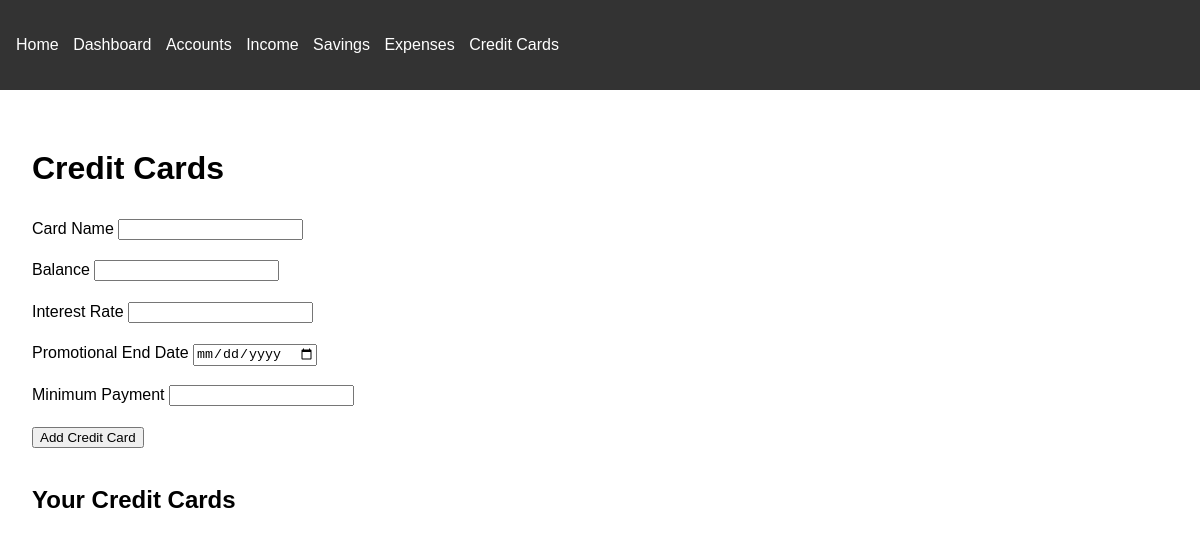
/credit_cards, run on an earlier commit of the app's database.
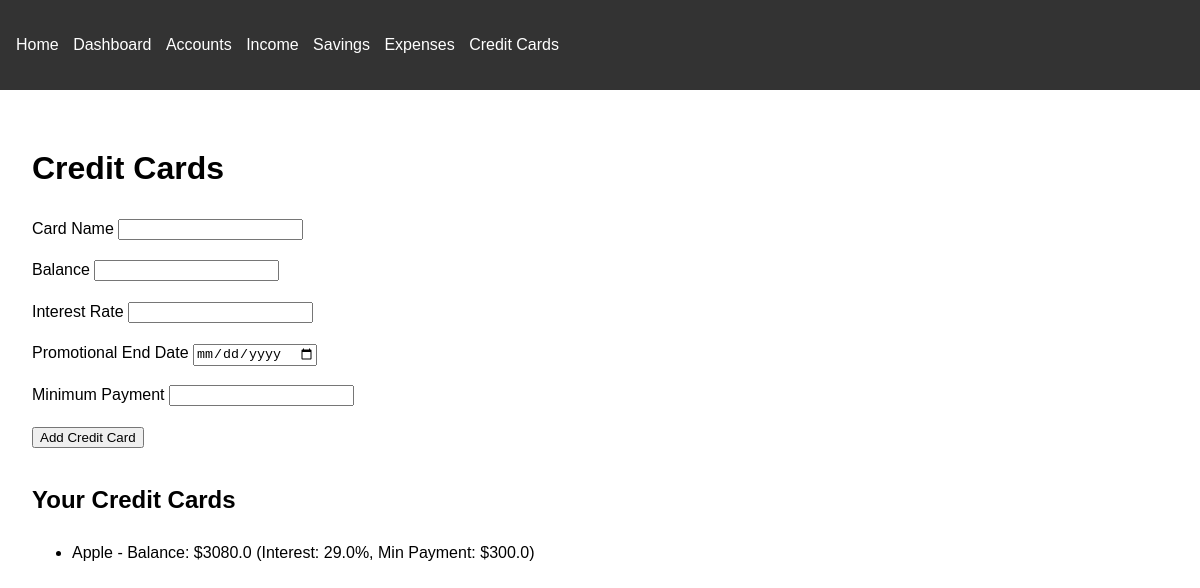
And on a later commit of the database.
### app/models.py (models this page shows)
class CreditCard(db.Model):
    id = db.Column(db.Integer, primary_key=True)
    name = db.Column(db.String(100), nullable=False)
    balance = db.Column(db.Float, nullable=False)
    interest_rate = db.Column(db.Float, nullable=False)
    promo_end_date = db.Column(db.Date)
    min_payment = db.Column(db.Float, nullable=False)
    payment_made = db.Column(db.Boolean, default=False)

### app/routes.py (the view, shortened to what this page needs)
@bp.route('/credit_cards', methods=['GET', 'POST'])
def credit_cards():
    form = CreditCardForm()
    cards = CreditCard.query.all()
    return render_template('credit_cards.html', form=form, cards=cards)

### app/forms.py
class CreditCardForm(FlaskForm):
    name = StringField('Card Name', validators=[DataRequired()])
    balance = FloatField('Balance', validators=[DataRequired()])
    interest_rate = FloatField('Interest Rate', validators=[DataRequired()])
    promo_end_date = DateField('Promotional End Date')
    min_payment = FloatField('Minimum Payment', validators=[DataRequired()])
    submit = SubmitField('Add Credit Card')

### app/templates/credit_cards.html (shortened to what this page needs)
{% extends "base.html" %} {% block content %}
<h1>Credit Cards</h1>
<form method="POST">
  <div>{{ form.name.label }} {{ form.name() }}</div>
  <div>{{ form.balance.label }} {{ form.balance() }}</div>
  <div>{{ form.interest_rate.label }} {{ form.interest_rate() }}</div>
  <div>{{ form.promo_end_date.label }} {{ form.promo_end_date() }}</div>
  <div>{{ form.min_payment.label }} {{ form.min_payment() }}</div>
  {{ form.submit() }}
</form>
<h2>Your Credit Cards</h2>
<ul>
  {% for card in cards %}
  <li>
    {{ card.name }} - Balance: ${{ card.balance }} (Interest: {{
    card.interest_rate }}%, Min Payment: ${{ card.min_payment }})
  </li>
  {% endfor %}
</ul>
{% endblock %}

What changed in the data, as far as the page shows it:
added CreditCard: name "Apple", balance "3080.0", interest_rate "29.0", min_payment "300.0"
